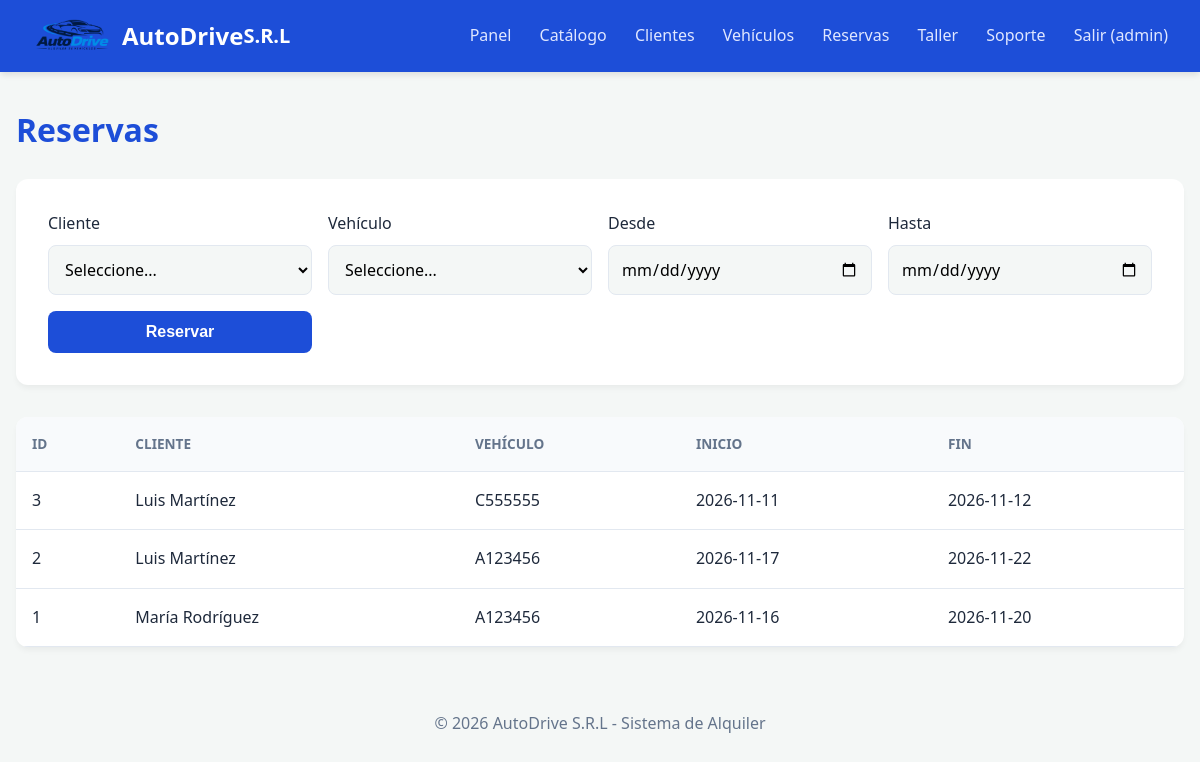
/reservas.php (signed in), run on the app's committed database.
### tables this page shows
CREATE TABLE `reservas` (
  `Reservas_ID` int(11) NOT NULL,
  `Clientes_ID` int(11) NOT NULL,
  `Vehiculos_ID` int(11) NOT NULL,
  `Reservas_FechaInicio` date NOT NULL,
  `Reservas_FechaFin` date NOT NULL,
  `Reservas_Estado` varchar(20) DEFAULT 'Pendiente'
);

CREATE TABLE `clientes` (
  `Clientes_ID` int(11) NOT NULL,
  `Clientes_Cedula` varchar(15) NOT NULL,
  `Clientes_Nombre` varchar(100) NOT NULL,
  `Clientes_Licencia` varchar(20) NOT NULL,
  `Clientes_FechaRegistro` datetime DEFAULT current_timestamp()
);

CREATE TABLE `vehiculos` (
  `Vehiculos_ID` int(11) NOT NULL,
  `Vehiculos_Placa` varchar(10) NOT NULL,
  `Vehiculos_Anio` int(11) NOT NULL,
  `Marcas_ID` int(11) NOT NULL,
  `Categorias_ID` int(11) NOT NULL,
  `EstadosVehiculo_ID` int(11) NOT NULL
);

### reservas.php (the view, shortened to what this page needs)
<?php
require 'lib.php';
$u = usuario();
$esCliente = ($u['rol'] == 3);
$id_cliente_real = 0;
cabecera('Reservas'); ?>
<form method="post"><?= campo() ?>
  <?php if (!$esCliente): ?>
  <label>Cliente<select name="cliente" required>
    <option value="">Seleccione...</option>
  </select></label>
  <?php endif; ?>
  <label>Vehículo<select name="vehiculo" required>
    <option value="">Seleccione...</option>
  </select></label>
  <label>Desde<input type="date" name="inicio" required></label>
  <label>Hasta<input type="date" name="fin" required></label>
  <button>Reservar</button>
</form>
<div class="tw"><table>
<tr><th>ID</th><th>Cliente</th><th>Vehículo</th><th>Inicio</th><th>Fin</th></tr>
<?php
if ($esCliente) {
    $sql_reservas = "SELECT r.*, c.Clientes_Nombre, v.Vehiculos_Placa
                     FROM Reservas r
                     JOIN Clientes c ON r.Clientes_ID = c.Clientes_ID
                     JOIN Vehiculos v ON r.Vehiculos_ID = v.Vehiculos_ID
                     WHERE r.Clientes_ID = ?
                     ORDER BY r.Reservas_ID DESC";
    $reservas = q($sql_reservas, [$id_cliente_real])->fetchAll();
} else {
    $sql_reservas = "SELECT r.*, c.Clientes_Nombre, v.Vehiculos_Placa
                     FROM Reservas r
                     JOIN Clientes c ON r.Clientes_ID = c.Clientes_ID
                     JOIN Vehiculos v ON r.Vehiculos_ID = v.Vehiculos_ID
                     ORDER BY r.Reservas_ID DESC";
    $reservas = q($sql_reservas)->fetchAll();
}
foreach ($reservas as $r): ?>
<tr>
  <td><?= $r['Reservas_ID'] ?></td>
  <td><?= h($r['Clientes_Nombre']) ?></td>
  <td><?= h($r['Vehiculos_Placa']) ?></td>
  <td><?= h($r['Reservas_FechaInicio']) ?></td>
  <td><?= h($r['Reservas_FechaFin']) ?></td>
</tr>
<?php endforeach; ?></table></div>

### estilos.css (style rules this page uses)
:root { --bg: #f4f7f6; --c: #ffffff; --t: #1e293b; --m: #64748b; --a: #1d4ed8; --a-hover: #1e3a8a; --b: #e2e8f0; --peligro: #ef4444; --exito: #10b981; }
* { box-sizing: border-box; }
body { margin: 0; font-family: 'Segoe UI', Tahoma, Geneva, Verdana, sans-serif; background: var(--bg); color: var(--t); line-height: 1.6; }
form, .card { background: var(--c); padding: 2rem; border-radius: 12px; box-shadow: 0 4px 6px -1px rgba(0,0,0,0.05); margin-bottom: 2rem; display: grid; grid-template-columns: repeat(auto-fit, minmax(250px, 1fr)); gap: 1rem; }
label { display: flex; flex-direction: column; font-weight: 500; color: var(--t); gap: 0.5rem; }
input, select, textarea { padding: 0.75rem; border: 1px solid var(--b); border-radius: 8px; font-size: 1rem; font-family: inherit; background: var(--bg); transition: border 0.3s; }
button, .btn { padding: 0.75rem 1.5rem; border: none; border-radius: 8px; background: var(--a); color: #fff; font-size: 1rem; font-weight: bold; cursor: pointer; transition: background 0.3s; text-decoration: none; text-align: center; display: inline-block; }
.tw { overflow-x: auto; background: var(--c); border-radius: 12px; box-shadow: 0 4px 6px -1px rgba(0,0,0,0.05); }
table { width: 100%; border-collapse: collapse; }
th, td { text-align: left; padding: 1rem; border-bottom: 1px solid var(--b); }
th { background: #f8fafc; font-weight: 600; color: var(--m); text-transform: uppercase; font-size: 0.85rem; }

### data on the page
reservas: Reservas_ID "3", Clientes_ID.Clientes_Nombre "Luis Martínez", Vehiculos_ID.Vehiculos_Placa "C555555", Reservas_FechaInicio "2026-11-11", Reservas_FechaFin "2026-11-12"
reservas: Reservas_ID "2", Clientes_ID.Clientes_Nombre "Luis Martínez", Vehiculos_ID.Vehiculos_Placa "A123456", Reservas_FechaInicio "2026-11-17", Reservas_FechaFin "2026-11-22"
reservas: Reservas_ID "1", Clientes_ID.Clientes_Nombre "María Rodríguez", Vehiculos_ID.Vehiculos_Placa "A123456", Reservas_FechaInicio "2026-11-16", Reservas_FechaFin "2026-11-20"

### other printed values
$u['nombre'] "admin"
$t "Reservas"
